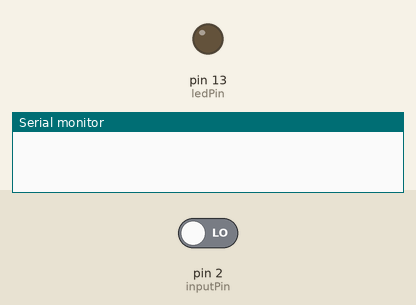
Recording of a sketch running on a simulated Arduino Uno, built with avr-gcc and run on an emulated ATmega328P. On the bench: output pins drawn as LEDs (lit = HIGH), the last lines printed to the serial monitor. The test bench sets the inputs (shaded band); at power-on: pin 2 (inputPin) LOW.

Above: at 6.8 s.
6.9 s: pin 2 (inputPin) driven HIGH
At 10.1 s:
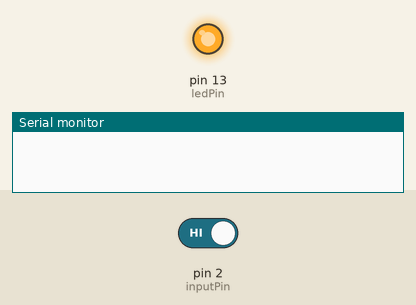
10.8 s: pin 2 (inputPin) driven LOW
At 12.4 s:
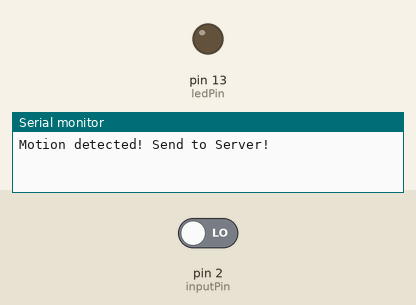
Timing chart, 0 to 13.9 s (numbered marks = the images above; inputs shaded):
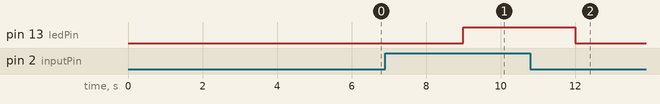

Measured:
- after the input at 6.9 s, pin 13 (ledPin): LOW → HIGH after 2.1 s
- after the input at 10.8 s, pin 13 (ledPin): HIGH → LOW after 1.2 s

The sketch:

cam_bien_chuyen_dong_wifi.ino
```cpp
    #include <SoftwareSerial.h>

    SoftwareSerial mySerial(10, 11); // RX, TX

    int ledPin = 13;        // chọn chân 13 báo hiệu LED
    int inputPin = 2;       // chọn ngõ tín hiệu vào cho cảm biến chuyển động
    int val = 0;

    void setup()
    {
      pinMode(ledPin, OUTPUT);
      pinMode(inputPin, INPUT);
      Serial.begin(9600);
      mySerial.begin(9600);
    }

    void loop()
    {
      val = digitalRead(inputPin);    // đọc giá trị đầu vào.
      if (val == HIGH)                // nếu giá trị ở mức cao.(1)
      {
        digitalWrite(ledPin, HIGH); // LED On
        //playTone(300, 160);         // thời gian chuông kêu
        delay(3000);
        Serial.println("Motion detected! Send to Server!");
        mySerial.write(val);
      }
      else
      {
        digitalWrite(ledPin, LOW);
        //playTone(0, 0);
        delay(3000);
        //Serial.println("Motion ended!");
      }
    }
    /*
    void playTone(long duration, int freq)
    {
      duration *= 1000;
      int period = (1.0 / freq) * 1000000;
      long elapsed_time = 0;
      while (elapsed_time < duration)
      {
        digitalWrite(pinSpeaker,HIGH);
        delayMicroseconds(period / 2);
        digitalWrite(pinSpeaker, LOW);
        delayMicroseconds(period / 2);
        elapsed_time += (period);
      }
    }
    */
```
